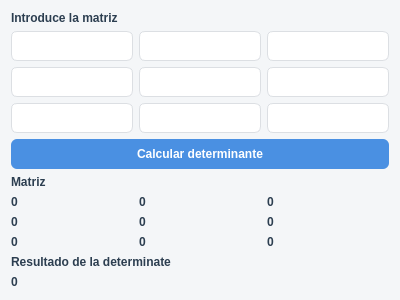
<?xml version="1.0" encoding="UTF-8"?>
<ui version="4.0">
 <class>Dialog</class>
 <widget class="QDialog" name="Dialog">
  <property name="geometry">
   <rect>
    <x>0</x>
    <y>0</y>
    <width>400</width>
    <height>266</height>
   </rect>
  </property>
  <property name="windowTitle">
   <string>Determinante 3x3</string>
  </property>
  <property name="styleSheet">
   <string notr="true">/* Fondo general del diálogo */
QDialog {
    background-color: #f4f6f8;
    font-family: &quot;Segoe UI&quot;;
    font-size: 10pt;
}

/* Etiquetas */
QLabel {
    color: #2c3e50;
    font-weight: 500;
}

/* Campos de texto */
QLineEdit {
    background-color: #ffffff;
    border: 1px solid #dcdfe3;
    border-radius: 6px;
    padding: 6px 8px;
    selection-background-color: #4a90e2;
    selection-color: white;
}

QLineEdit:focus {
    border: 1px solid #4a90e2;
}

/* Botones */
QPushButton {
    background-color: #4a90e2;
    color: white;
    border: none;
    border-radius: 6px;
    padding: 8px 14px;
    font-weight: 500;
}

QPushButton:hover {
    background-color: #3b7dc4;
}

QPushButton:pressed {
    background-color: #2f5f94;
}

QPushButton:disabled {
    background-color: #cfd6dd;
    color: #7a8a99;
}</string>
  </property>
  <layout class="QGridLayout" name="gridLayout_2">
   <item row="1" column="0">
    <layout class="QVBoxLayout" name="verticalLayout_5">
     <item>
      <layout class="QGridLayout" name="gridLayout">
       <item row="0" column="0">
        <layout class="QVBoxLayout" name="verticalLayout">
         <item>
          <widget class="QLineEdit" name="line_1_1"/>
         </item>
         <item>
          <widget class="QLineEdit" name="line_2_1"/>
         </item>
         <item>
          <widget class="QLineEdit" name="line_3_1"/>
         </item>
        </layout>
       </item>
       <item row="0" column="1">
        <layout class="QVBoxLayout" name="verticalLayout_2">
         <item>
          <widget class="QLineEdit" name="line_1_2"/>
         </item>
         <item>
          <widget class="QLineEdit" name="line_2_2"/>
         </item>
         <item>
          <widget class="QLineEdit" name="line_3_2"/>
         </item>
        </layout>
       </item>
       <item row="0" column="2">
        <layout class="QVBoxLayout" name="verticalLayout_3">
         <item>
          <widget class="QLineEdit" name="line_1_3"/>
         </item>
         <item>
          <widget class="QLineEdit" name="line_2_3"/>
         </item>
         <item>
          <widget class="QLineEdit" name="line_3_3"/>
         </item>
        </layout>
       </item>
      </layout>
     </item>
     <item>
      <widget class="QPushButton" name="pushButton">
       <property name="text">
        <string>Calcular determinante</string>
       </property>
      </widget>
     </item>
     <item>
      <widget class="QLabel" name="label_3">
       <property name="text">
        <string>Matriz</string>
       </property>
      </widget>
     </item>
     <item>
      <layout class="QVBoxLayout" name="verticalLayout_4">
       <item>
        <layout class="QHBoxLayout" name="horizontalLayout">
         <item>
          <widget class="QLabel" name="matriz_1_1">
           <property name="text">
            <string>0</string>
           </property>
          </widget>
         </item>
         <item>
          <widget class="QLabel" name="matriz_1_2">
           <property name="text">
            <string>0</string>
           </property>
          </widget>
         </item>
         <item>
          <widget class="QLabel" name="matriz_1_3">
           <property name="text">
            <string>0</string>
           </property>
          </widget>
         </item>
        </layout>
       </item>
       <item>
        <layout class="QHBoxLayout" name="horizontalLayout_2">
         <item>
          <widget class="QLabel" name="matriz_2_1">
           <property name="text">
            <string>0</string>
           </property>
          </widget>
         </item>
         <item>
          <widget class="QLabel" name="matriz_2_2">
           <property name="text">
            <string>0</string>
           </property>
          </widget>
         </item>
         <item>
          <widget class="QLabel" name="matriz_2_3">
           <property name="text">
            <string>0</string>
           </property>
          </widget>
         </item>
        </layout>
       </item>
       <item>
        <layout class="QHBoxLayout" name="horizontalLayout_3">
         <item>
          <widget class="QLabel" name="matriz_3_1">
           <property name="text">
            <string>0</string>
           </property>
          </widget>
         </item>
         <item>
          <widget class="QLabel" name="matriz_3_2">
           <property name="text">
            <string>0</string>
           </property>
          </widget>
         </item>
         <item>
          <widget class="QLabel" name="matriz_3_3">
           <property name="text">
            <string>0</string>
           </property>
          </widget>
         </item>
        </layout>
       </item>
      </layout>
     </item>
    </layout>
   </item>
   <item row="0" column="0">
    <widget class="QLabel" name="label">
     <property name="text">
      <string>Introduce la matriz</string>
     </property>
    </widget>
   </item>
   <item row="2" column="0">
    <widget class="QLabel" name="label_2">
     <property name="text">
      <string>Resultado de la determinate</string>
     </property>
    </widget>
   </item>
   <item row="3" column="0">
    <widget class="QLabel" name="label_resultado">
     <property name="text">
      <string>0</string>
     </property>
    </widget>
   </item>
  </layout>
 </widget>
 <resources/>
 <connections/>
</ui>
